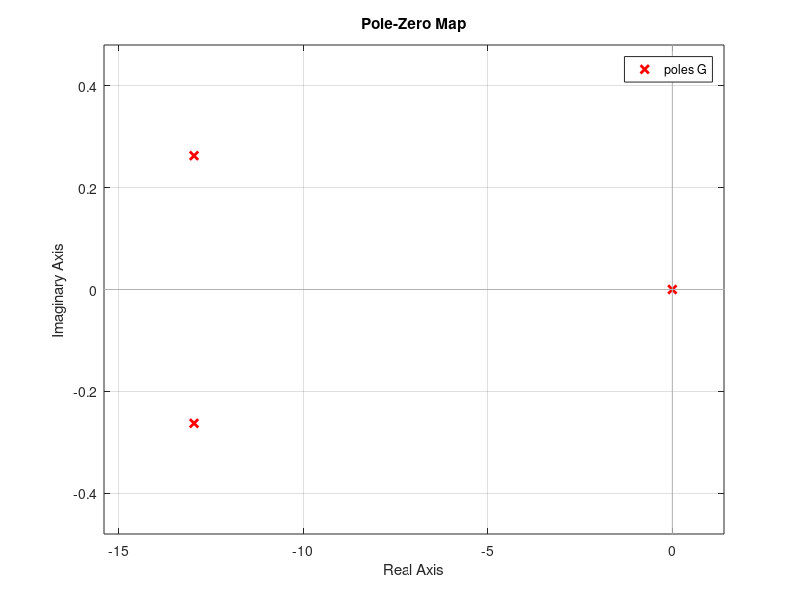
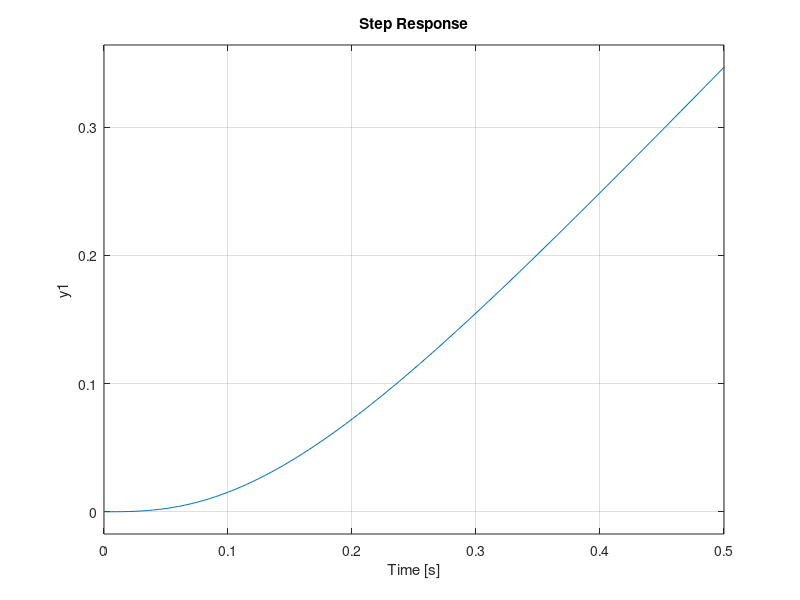
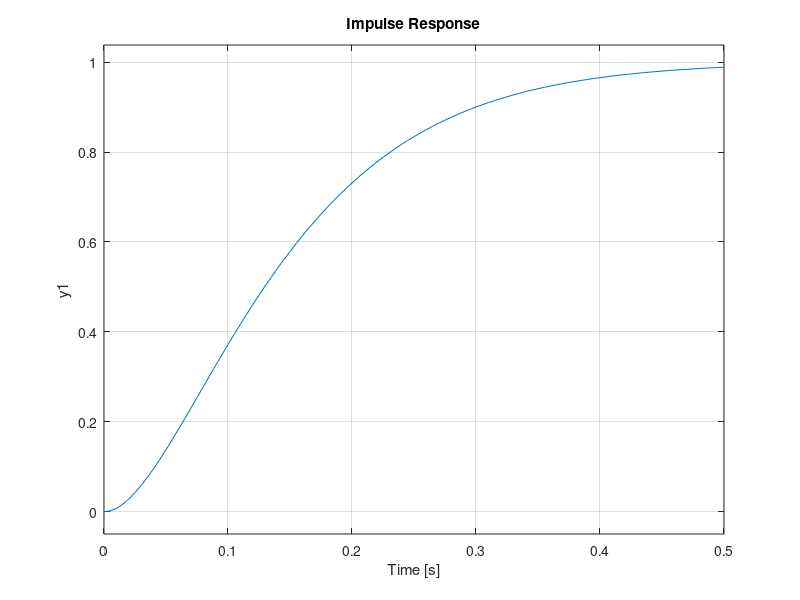
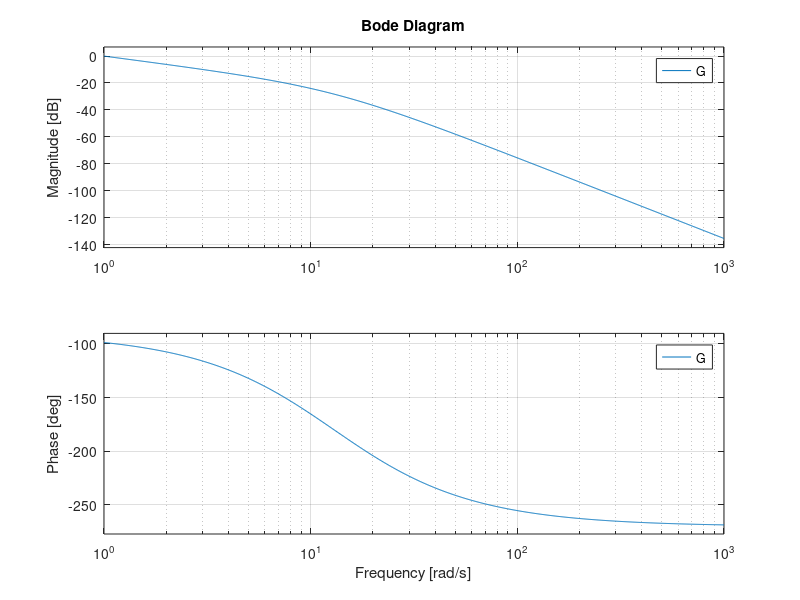

These charts were generated, in order, by the following MATLAB code:
%Part 2
clc;
clear all;
close all;
%1
G = tf([0 0 0 168.0436],[1 25.921 168.0436 0]);
figure(1)
pzmap(G, 'r');
grid on
%2
figure(2)
step(G)
grid on

figure (3)
impulse(G)
grid on

figure(4)

figure(5)
bode(G)
grid on
% 3
b=[0 0 0 168.0436]; a= [1 25.921 168.0436 0];
[z,p,k] = tf2zp(b,a)

%4
BIBO_stability =  isstable(G)

